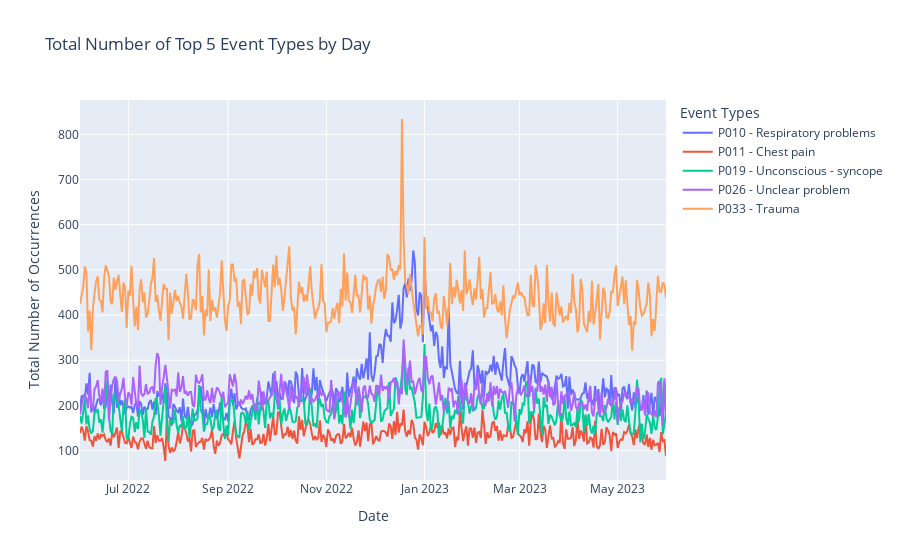

Notebook source saved alongside this figure:
### Code cell
import pandas as pd
import plotly.graph_objs as go
from plotly.subplots import make_subplots

# Assuming you have a DataFrame called 'interventions_dataset' containing the data

# Convert 'T0' to datetime object using the correct format
interventions_dataset['t0'] = pd.to_datetime(interventions_dataset['t0'], format='%Y-%m-%d %H:%M:%S.%f')

# Filter the dataset to include only the top 5 most common event types
top_5_event_types = interventions_dataset['eventtype_trip'].value_counts().head(5).index
filtered_df = interventions_dataset[interventions_dataset['eventtype_trip'].isin(top_5_event_types)]

# Group by date and event type, and count occurrences
grouped = filtered_df.groupby([filtered_df['t0'].dt.date, 'eventtype_trip']).size().unstack().fillna(0)

# Sum the counts for each event type for each day
daily_totals = grouped.groupby(grouped.index).sum()

# Create traces for each event type
traces = []
for event_type in daily_totals.columns:
    trace = go.Scatter(x=daily_totals.index, y=daily_totals[event_type], mode='lines', name=event_type)
    traces.append(trace)

# Create the figure
fig = make_subplots(rows=1, cols=1)

# Add traces to the figure
for trace in traces:
    fig.add_trace(trace)

# Update layout
fig.update_layout(
    title='Total Number of Top 5 Event Types by Day',
    xaxis_title='Date',
    yaxis_title='Total Number of Occurrences',
    legend_title='Event Types'
)

# Show the figure
fig.show()

### Figure 1 — Plotly figure (JSON) as saved in the notebook; plotly's stock layout.template omitted (floating-point values rounded to 4 significant figures; data arrays with more than 128 entries replaced by an {"elided": "..."} marker saying what was removed)
{"data": [{"mode": "lines", "name": "P010 - Respiratory problems", "type": "scatter", "x": {"elided": "365 str values"}, "y": {"elided": "365 int values"}}, {"mode": "lines", "name": "P011 - Chest pain", "type": "scatter", "x": {"elided": "365 str values"}, "y": {"elided": "365 int values"}}, {"mode": "lines", "name": "P019 - Unconscious - syncope", "type": "scatter", "x": {"elided": "365 str values"}, "y": {"elided": "365 int values"}}, {"mode": "lines", "name": "P026 - Unclear problem", "type": "scatter", "x": {"elided": "365 str values"}, "y": {"elided": "365 int values"}}, {"mode": "lines", "name": "P033 - Trauma", "type": "scatter", "x": {"elided": "365 str values"}, "y": {"elided": "365 int values"}}], "layout": {"legend": {"title": {"text": "Event Types"}}, "title": {"text": "Total Number of Top 5 Event Types by Day"}, "xaxis": {"anchor": "y", "domain": [0, 1], "title": {"text": "Date"}}, "yaxis": {"anchor": "x", "domain": [0, 1], "title": {"text": "Total Number of Occurrences"}}}}
